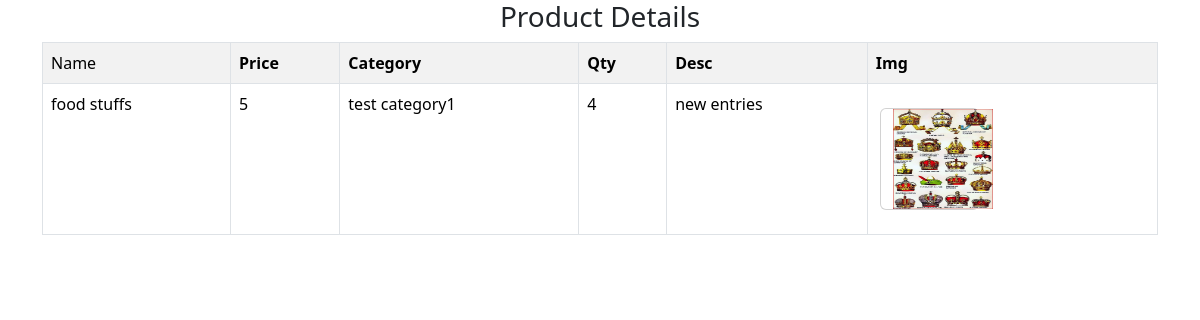
Page /details/1/ on the committed database.
### teachers/models.py (models this page shows)
class Product(models.Model):
    prod_name = models.CharField(max_length=100)
    prod_price = models.IntegerField()
    prod_desc = models.TextField()
    prod_category = models.CharField(max_length=50)
    prod_img = models.ImageField(upload_to='products/')
    prod_qty = models.IntegerField()

### teachers/views.py (the view)
# urls.py: path('details/<id>/',views.get_product,name='details'),
def get_product(request,id):
    product=Product.objects.get(id=id)
    return render(request,'details.html',{'product':product})

### teachers/templates/details.html (shortened to what this page needs)
<!DOCTYPE html>
<html lang="en">
<head>
    <link href="https://cdn.jsdelivr.net/npm/bootstrap@5.3.3/dist/css/bootstrap.min.css" rel="stylesheet">
</head>
<body>
        <div class="container">
            <h3 align="center">Product Details</h3>
                <table class="table table-bordered table-striped">
                    <tr>
                        <td>Name</td>
                        <th>Price</th>
                        <th>Category</th>
                        <th>Qty</th>
                        <th>Desc</th>
                        <th>Img</th>
                    </tr>
                    <tr>
                        <td>{{ product.prod_name }}</td>
                        <td>{{ product.prod_price }}</td>
                        <td>{{ product.prod_category }}</td>
                        <td>{{ product.prod_qty }}</td>
                        <td>{{ product.prod_desc }}</td>
                         <td><div class="row">
                <div class="col-md-4 card m-3">
                    <img src="/media/{{ product.prod_img }}" alt="{{ product.prod_name }} image" width="100" height="100">
                </div>
                        </tr>
                </table>
        </div>
</body>
</html>

### rows in the picture
Product: prod_name "food stuffs", prod_price "5", prod_category "test category1", prod_qty "4", prod_desc "new entries", prod_img (picture)
